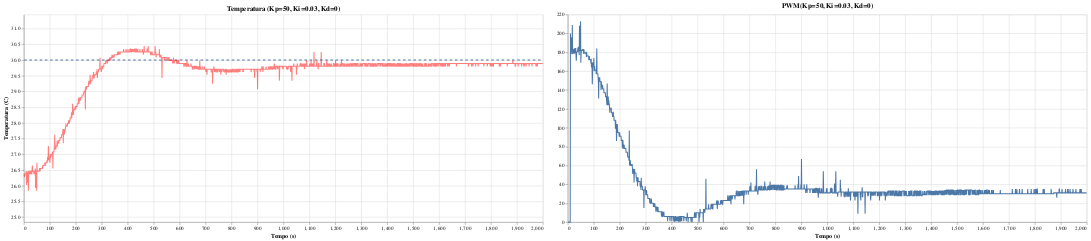

The notebook cell this image was saved under:
### Code cell
lenz_feliz(data_50p_03i_00d,'Kp=50, Ki=0.03, Kd=0')

### Figure 1 — Vega-Lite specification as saved in the notebook (floating-point values rounded to 4 significant figures; data arrays with more than 128 entries replaced by an {"elided": "..."} marker saying what was removed)
{"config": {"view": {"continuousWidth": 300, "continuousHeight": 300}}, "hconcat": [{"layer": [{"mark": {"type": "line", "strokeDash": [5, 5]}, "encoding": {"x": {"field": "Tempo (s)", "title": "Tempo (s)", "type": "quantitative"}, "y": {"field": "Temp Desejada (C)", "scale": {"domain": [24.84, 31.0]}, "title": "Temperatura (C)", "type": "quantitative"}}, "title": "Temperatura (Kp=50, Ki=0.03, Kd=0)"}, {"mark": {"type": "line", "color": "red"}, "encoding": {"opacity": {"value": 0.5}, "x": {"field": "Tempo (s)", "title": "Tempo (s)", "type": "quantitative"}, "y": {"field": "Temp Atual (C)", "scale": {"domain": [24.84, 31.45]}, "title": "Temperatura (C)", "type": "quantitative"}}, "title": "Temperatura (Kp=50, Ki=0.03, Kd=0)"}], "height": 400, "width": 1000}, {"mark": {"type": "line"}, "encoding": {"opacity": {"value": 1}, "x": {"field": "Tempo (s)", "title": "Tempo (s)", "type": "quantitative"}, "y": {"field": "PWM", "title": "", "type": "quantitative"}}, "height": 400, "title": "PWM (Kp=50, Ki=0.03, Kd=0)", "width": 1000}], "data": {"name": "data-cd000cc83ca4d922ffc0ca2782c371ba"}, "transform": [{"filter": "(datum['Tempo (s)'] <= 2000)"}], "$schema": "https://vega.github.io/schema/vega-lite/v5.20.1.json", "datasets": {"data-cd000cc83ca4d922ffc0ca2782c371ba": {"elided": "1963 records"}}}
